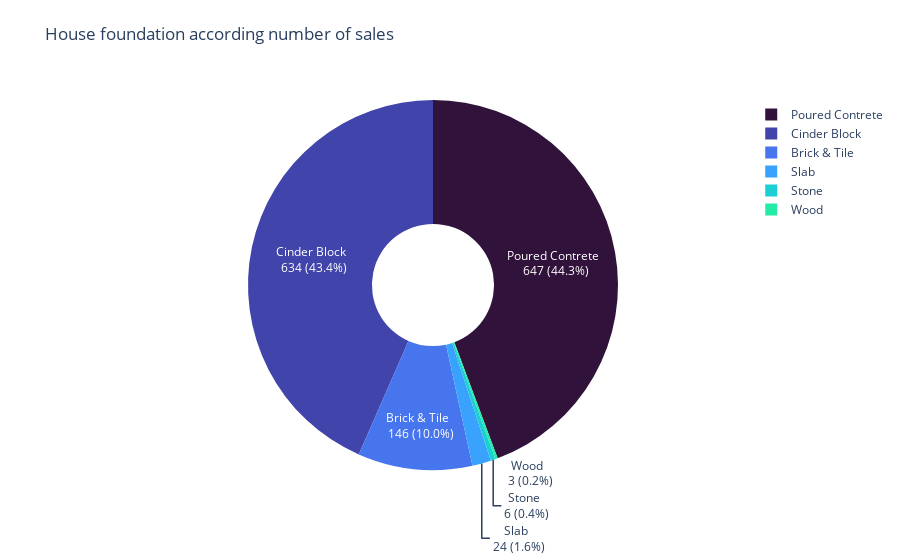

Here is the notebook cell this chart was saved with:
### Markdown cell above
### Foundation: Type of foundation

### Code cell
df = df_train.copy()

replace_values = {
    "BrkTil": "Brick & Tile",
    "CBlock": "Cinder Block",
    "PConc": "Poured Contrete",
    "Slab": "Slab",
    "Stone": "Stone",
    "Wood": "Wood",
}


df["Foundation"].replace(replace_values, inplace=True)

fig = donut_chart(df, "Foundation")

fig.update_layout(
    title={
        "text": "House foundation according number of sales",
        "y": 0.95,
    }
)

### Figure 1 — Plotly figure (JSON) as saved in the notebook; plotly's stock layout.template omitted (floating-point values rounded to 4 significant figures)
{"data": [{"hole": 0.33, "labels": ["Poured Contrete", "Cinder Block", "Brick & Tile", "Slab", "Stone", "Wood"], "marker": {"colors": ["#30123b", "#4145ab", "#4675ed", "#39a2fc", "#1bcfd4", "#24eca6", "#61fc6c", "#a4fc3b", "#d1e834", "#f3c63a", "#fe9b2d", "#f36315", "#d93806", "#b11901", "#7a0402"]}, "textinfo": "none", "texttemplate": "%{label} <br> %{value} (%{percent:.1%})", "type": "pie", "values": [647, 634, 146, 24, 6, 3]}], "layout": {"title": {"text": "House foundation according number of sales", "y": 0.95}}}
